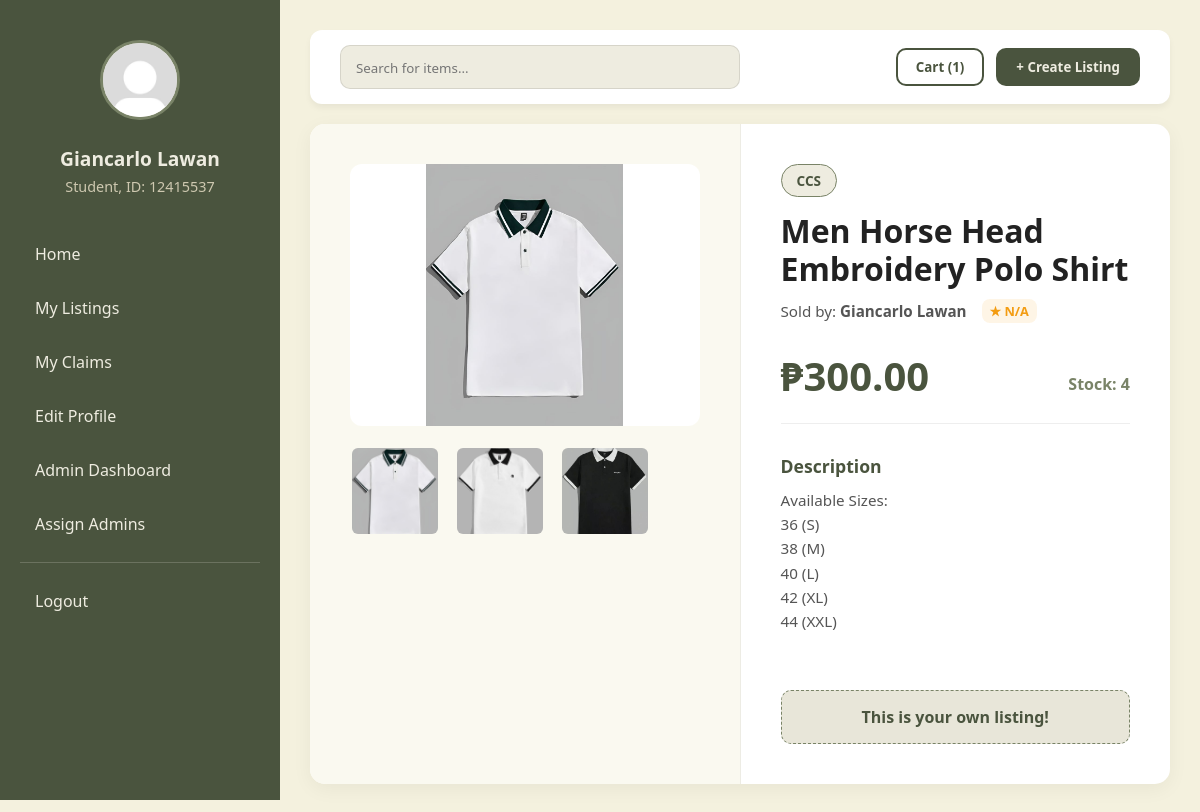
The page /viewitem.php?listing_id=3 (signed in) on the database its author committed.
### tables this page shows
CREATE TABLE `listings` (
  `listing_id` int NOT NULL,
  `seller_id` int NOT NULL,
  `product_name` varchar(150) NOT NULL,
  `description` text NOT NULL,
  `price` decimal(10,2) NOT NULL,
  `quantity` int NOT NULL DEFAULT '1',
  `category1_id` int NOT NULL,
  `category2_id` int DEFAULT NULL,
  `category3_id` int DEFAULT NULL,
  `status` enum('Available','Reserved','Sold') DEFAULT 'Available',
  `is_removed` tinyint(1) DEFAULT '0',
  `created_at` timestamp NULL DEFAULT CURRENT_TIMESTAMP,
  `updated_at` timestamp NULL DEFAULT CURRENT_TIMESTAMP ON UPDATE CURRENT_TIMESTAMP
);

### viewitem.php (the view, shortened to what this page needs)
<?php
require 'db.php';
$user_id = $_SESSION['user_id'];
$dlsu_id_number = $_SESSION['dlsu_id_number'];
$first_name = $_SESSION['first_name'];
$last_name = $_SESSION['last_name'];
$full_name = trim($first_name . " " . $last_name);
$role = $_SESSION['role'];
$profile_pic = "profile_pictures/" . $_SESSION['profile_picture'];
$admin_role_id = intval($_SESSION['admin_role_id']);
$listing_id = intval($_GET['listing_id']);
$cart_count_query = "SELECT COUNT(*) AS count
                     FROM cart
                     WHERE buyer_id = ?";
$stmt = $conn->prepare($cart_count_query);
$stmt->bind_param("i", $user_id);
$stmt->execute();
$cart_count_result = $stmt->get_result();
$cart_count = 0;
if ($cart_count_result->num_rows > 0) {
    $count_row = $cart_count_result->fetch_assoc();
    $cart_count = $count_row['count'];
}
$item_query = "SELECT c1.category_name AS cat1, c2.category_name AS cat2, c3.category_name AS cat3,
                      CONCAT(u.first_name, ' ', u.last_name) AS seller_name, IFNULL(ROUND(AVG(r.rating_value), 1), 0) AS avg_rating,
                      l.listing_id, l.seller_id, l.product_name, l.price, l.quantity, l.description, l.status
                FROM listings l
                LEFT JOIN users u ON u.user_id = l.seller_id
                LEFT JOIN ratings r ON r.rated_user_id = u.user_id
                LEFT JOIN categories c1 ON c1.category_id = l.category1_id
                LEFT JOIN categories c2 ON c2.category_id = l.category2_id
                LEFT JOIN categories c3 ON c3.category_id = l.category3_id
                WHERE l.listing_id = ?
                GROUP BY l.listing_id";
$stmt = $conn->prepare($item_query);
$stmt->bind_param("i", $listing_id);
$stmt->execute();
$item_result = $stmt->get_result();
$item = $item_result->fetch_assoc();
$profile_pictures = [];
$image_query = "SELECT image_path
                FROM listing_images
                WHERE listing_id = ?";
$stmt = $conn->prepare($image_query);
$stmt->bind_param("i", $listing_id);
$stmt->execute();
$image_result = $stmt->get_result();
if ($image_result->num_rows > 0) {
    while ($img_row = $image_result->fetch_assoc()) {
        $profile_pictures[] = $img_row['image_path'];
    }
}
$main_image = !empty($profile_pictures) ? $profile_pictures[0] : null;
$categories = [];
if (!empty($item['cat1'])) $categories[] = $item['cat1'];
?>
<!DOCTYPE html>
<html lang="en">
<head>
    <link rel="stylesheet" href="stylesheets/home.css" />
    <link rel="stylesheet" href="stylesheets/viewitem.css" />
</head>
<body>
    <div class="dashboard-container">
        <aside class="sidebar">
            <div class="user-profile-section">
                <img src="<?php echo $profile_pic; ?>" alt="Profile" class="nav-logo">
                <div class="user-info-display">
                    <h2 class="user-name"><?php echo $full_name; ?></h2>
                    <p class="user-id"><?php echo "$role, ID: $dlsu_id_number"; ?></p>
                </div>
            </div>
            <nav class="nav-menu">
                <a href="home.php">Home</a>
                <a href="mylistings.php">My Listings</a>
                <a href="myclaims.php">My Claims</a>
                <a href="editprofile.php">Edit Profile</a>
                <?php if ($admin_role_id === 1 || $admin_role_id === 2): ?>
                    <a href="#">Admin Dashboard</a>
                <?php endif; ?>
                <?php if ($admin_role_id === 1): ?>
                    <a href="#">Assign Admins</a>
                <?php endif; ?>
                <hr class="nav-divider">
                <a href="logout.php" class="logout-link">Logout</a>
            </nav>
        </aside>
        <main class="main-content">
            <header class="top-bar" style="margin-bottom: 20px;">
                <form action="viewitem.php?listing_id=<?php echo $listing_id; ?>" method="POST" class="top-bar-form">
                    <div class="search-wrapper">
                        <input type="text" placeholder="Search for items...">
                    </div>
                    <div class="header-actions">
                        <button type="submit" class="cart-btn" name="action" value="viewcart">Cart (<?php echo $cart_count; ?>)</button>
                        <button type="submit" class="create-listing-btn" name="action" value="createlisting">+ Create Listing</button>
                    </div>
                </form>
            </header>
            <div class="item-container">
                <div class="image-section">
                    <div class="main-image-box">
                        <?php if (!empty($main_image)): ?>
                            <img src="<?php echo $main_image; ?>" alt="Main Product Image" class="main-img" id="mainImage">
                        <?php else: ?>
                            <div class="no-image-large">No Image Available</div>
                        <?php endif; ?>
                    </div>
                    <?php if (!empty($profile_pictures)): ?>
                        <div class="thumbnail-row">
                            <?php foreach ($profile_pictures as $img): ?>
                                <img src="<?php echo $img; ?>" alt="Thumbnail" class="thumbnail" onclick="document.getElementById('mainImage').src=this.src;">
                            <?php endforeach; ?>
                        </div>
                    <?php endif; ?>
                </div>
                <div class="details-section">
                    <div class="category-wrapper">
                        <?php foreach ($categories as $cat): ?>
                            <span class="category-badge"><?php echo $cat; ?></span>
                        <?php endforeach; ?>
                    </div>
                    <h1 class="product-title"><?php echo $item['product_name']; ?></h1>
                    <div class="seller-info">
                        <span>Sold by: <strong><?php echo $item['seller_name']; ?></strong></span>
                        <?php if ($item['avg_rating'] > 0): ?>
                            <span class="seller-rating">★ <?php echo number_format($item['avg_rating'], 1); ?></span>
                        <?php else: ?>
                            <span class="seller-rating">★ N/A</span>
                        <?php endif; ?>
                    </div>
                    <div class="price-box">
                        <h2 class="price">₱<?php echo number_format($item['price'], 2); ?></h2>
                        <span class="stock">Stock: <?php echo intval($item['quantity']); ?></span>
                    </div>
                    <div class="description-box">
                        <h3>Description</h3>
                        <p><?php echo nl2br($item['description']); ?></p>
                    </div>
                    <?php if ($item['seller_id'] == $user_id): ?>
                        <div style="background: #e8e6d9; color: #4a543e; padding: 15px; border-radius: 10px; text-align: center; font-weight: bold; border: 1px dashed #798367;">
                            This is your own listing!
                        </div>
                    <?php endif; ?>
                </div>
            </div>
        </main>
    </div>
</body>
</html>

### stylesheets/home.css (style rules this page uses)
* { box-sizing: border-box; margin: 0; padding: 0; font-family: "Segoe UI", Tahoma, Geneva, Verdana, sans-serif; }
body { background-color: #f4f1de; color: #333; }
.dashboard-container { display: flex; min-height: 100vh; }
.sidebar { width: 280px; background-color: #4a543e; color: #eeece0; padding: 40px 20px; position: fixed; height: 100vh; display: flex; flex-direction: column; }
.user-profile-section { text-align: center; margin-bottom: 35px; }
.nav-logo { width: 80px; height: 80px; border-radius: 50%; border: 3px solid #798367; margin-bottom: 15px; object-fit: cover; background-color: #eeece0; }
.user-name { font-size: 1.2rem; margin: 5px 0; color: #eeece0; }
.user-id { font-size: 0.9rem; color: #cec8b0; font-weight: 400; }
.nav-menu a { color: #eeece0; text-decoration: none; padding: 12px 15px; display: block; border-radius: 8px; margin-bottom: 8px; transition: 0.2s; }
.nav-divider { border: 0; border-top: 1px solid rgba(238, 236, 224, 0.2); margin: 15px 0; }
.main-content { margin-left: 280px; flex: 1; padding: 30px; }
.top-bar { display: flex; justify-content: space-between; align-items: center; padding: 15px 30px; background: #fff; border-radius: 12px; box-shadow: 0 4px 6px rgba(0, 0, 0, 0.05); margin-bottom: 30px; }
.search-wrapper { background: #eeece0; padding: 10px 15px; border-radius: 10px; width: 50%; border: 1px solid rgba(0, 0, 0, 0.1); }
.search-wrapper input { border: none; background: transparent; width: 100%; outline: none; color: #333; }
.header-actions { display: flex; gap: 12px; }
.cart-btn { background: transparent; border: 2px solid #4a543e; color: #4a543e; padding: 8px 18px; border-radius: 10px; font-weight: 600; cursor: pointer; transition: 0.3s; }
.create-listing-btn { background: #4a543e; color: #eeece0; border: none; padding: 10px 20px; border-radius: 10px; font-weight: 600; cursor: pointer; }
.seller-rating { font-size: 0.8rem; font-weight: 700; color: #f39c12; background: rgba(243, 156, 18, 0.1); padding: 3px 8px; border-radius: 8px; white-space: nowrap; }

### stylesheets/viewitem.css (style rules this page uses)
.top-bar-form { display: flex; width: 100%; justify-content: space-between; align-items: center; }
.item-container { background: #fff; border-radius: 15px; box-shadow: 0 5px 20px rgba(0,0,0,0.05); display: flex; overflow: hidden; min-height: calc(100vh - 140px); }
.image-section { flex: 1; max-width: 55%; padding: 40px; background: #faf9f0; border-right: 1px solid rgba(0,0,0,0.05); display: flex; flex-direction: column; }
.main-image-box { width: 100%; height: auto; aspect-ratio: 4 / 3; border-radius: 12px; overflow: hidden; margin-bottom: 20px; background: #cec8b0; }
.main-img { width: 100%; height: 100%; object-fit: contain; background: #fff; }
.thumbnail-row { display: flex; gap: 15px; flex-wrap: wrap; }
.thumbnail { width: 90px; height: 90px; object-fit: cover; border-radius: 8px; cursor: pointer; border: 2px solid transparent; transition: 0.2s; }
.details-section { flex: 1; padding: 40px; display: flex; flex-direction: column; }
.category-wrapper { display: flex; gap: 10px; flex-wrap: wrap; margin-bottom: 15px; }
.category-badge { background: #eeece0; color: #4a543e; padding: 6px 15px; border-radius: 20px; font-size: 0.85rem; font-weight: 700; border: 1px solid #798367; }
.product-title { font-size: 2rem; color: #222; margin-bottom: 10px; line-height: 1.2; }
.seller-info { display: flex; gap: 15px; margin-bottom: 25px; font-size: 0.95rem; color: #555; align-items: center; }
.price-box { display: flex; justify-content: space-between; align-items: flex-end; margin-bottom: 30px; padding-bottom: 20px; border-bottom: 1px solid #eee; }
.price { font-size: 2.5rem; color: #4a543e; }
.stock { font-size: 1rem; color: #798367; font-weight: 600; margin-bottom: 8px; }
.description-box { flex-grow: 1; margin-bottom: 30px; }
.description-box h3 { font-size: 1.1rem; color: #4a543e; margin-bottom: 10px; }
.description-box p { color: #555; line-height: 1.6; font-size: 0.95rem; }

### rows shown on the page
listings: product_name "Men Horse Head Embroidery Polo Shirt", price "300.00", quantity "4", description "Available Sizes: 36 (S) 38 (M) 40 (L) 42 (XL) 44 (XXL)"

### other values the page prints
$full_name "Giancarlo Lawan"
$role "Student"
$dlsu_id_number "12415537"
$cart_count "1"
$cat "CCS"
$item['seller_name'] "Giancarlo Lawan"
